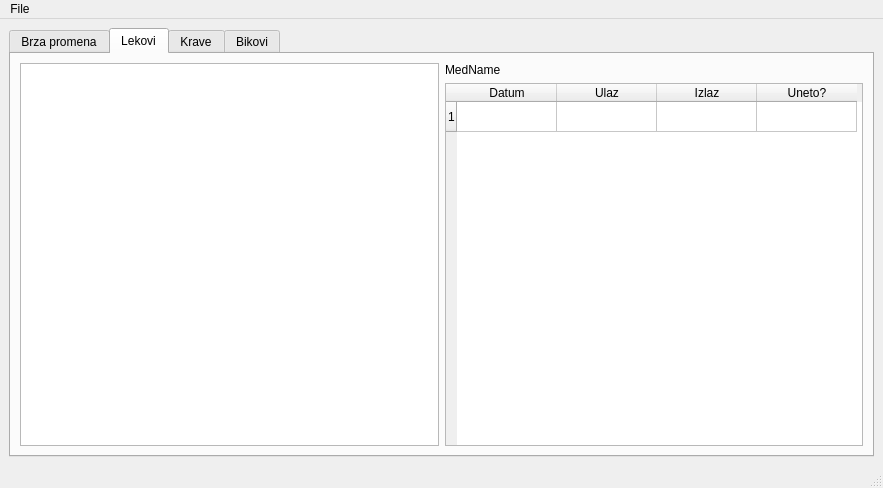
<?xml version="1.0" encoding="UTF-8"?>
<ui version="4.0">
 <class>MainWindow</class>
 <widget class="QMainWindow" name="MainWindow">
  <property name="geometry">
   <rect>
    <x>0</x>
    <y>0</y>
    <width>883</width>
    <height>488</height>
   </rect>
  </property>
  <property name="windowTitle">
   <string>VetHelper</string>
  </property>
  <widget class="QWidget" name="centralwidget">
   <layout class="QHBoxLayout" name="horizontalLayout">
    <item>
     <widget class="QTabWidget" name="tabWidget">
      <property name="currentIndex">
       <number>1</number>
      </property>
      <widget class="QWidget" name="tab_1">
       <attribute name="title">
        <string>Brza promena</string>
       </attribute>
      </widget>
      <widget class="QWidget" name="tab_2">
       <attribute name="title">
        <string>Lekovi</string>
       </attribute>
       <layout class="QHBoxLayout" name="horizontalLayout_2">
        <item>
         <layout class="QVBoxLayout" name="medLayoutLeft">
          <item>
           <widget class="QTableWidget" name="tableWidget"/>
          </item>
         </layout>
        </item>
        <item>
         <layout class="QVBoxLayout" name="medLayoutRight">
          <item>
           <widget class="QLabel" name="medName">
            <property name="text">
             <string>MedName</string>
            </property>
           </widget>
          </item>
          <item>
           <widget class="QTableWidget" name="medHistory">
            <property name="cornerButtonEnabled">
             <bool>false</bool>
            </property>
            <row>
             <property name="text">
              <string>1</string>
             </property>
            </row>
            <column>
             <property name="text">
              <string>Datum</string>
             </property>
            </column>
            <column>
             <property name="text">
              <string>Ulaz</string>
             </property>
            </column>
            <column>
             <property name="text">
              <string>Izlaz</string>
             </property>
            </column>
            <column>
             <property name="text">
              <string>Uneto?</string>
             </property>
            </column>
            <item row="0" column="3">
             <property name="text">
              <string/>
             </property>
            </item>
           </widget>
          </item>
         </layout>
        </item>
       </layout>
      </widget>
      <widget class="QWidget" name="tab_3">
       <attribute name="title">
        <string>Krave</string>
       </attribute>
      </widget>
      <widget class="QWidget" name="tab_4">
       <attribute name="title">
        <string>Bikovi</string>
       </attribute>
      </widget>
     </widget>
    </item>
   </layout>
  </widget>
  <widget class="QMenuBar" name="menubar">
   <property name="geometry">
    <rect>
     <x>0</x>
     <y>0</y>
     <width>883</width>
     <height>21</height>
    </rect>
   </property>
   <widget class="QMenu" name="menuFile">
    <property name="title">
     <string>File</string>
    </property>
    <addaction name="actionOptions"/>
    <addaction name="actionOptions_2"/>
   </widget>
   <addaction name="menuFile"/>
  </widget>
  <widget class="QStatusBar" name="statusbar"/>
  <action name="actionOptions">
   <property name="text">
    <string>Sync to Google Drive</string>
   </property>
  </action>
  <action name="actionOptions_2">
   <property name="text">
    <string>Options</string>
   </property>
  </action>
 </widget>
 <resources/>
 <connections/>
</ui>
